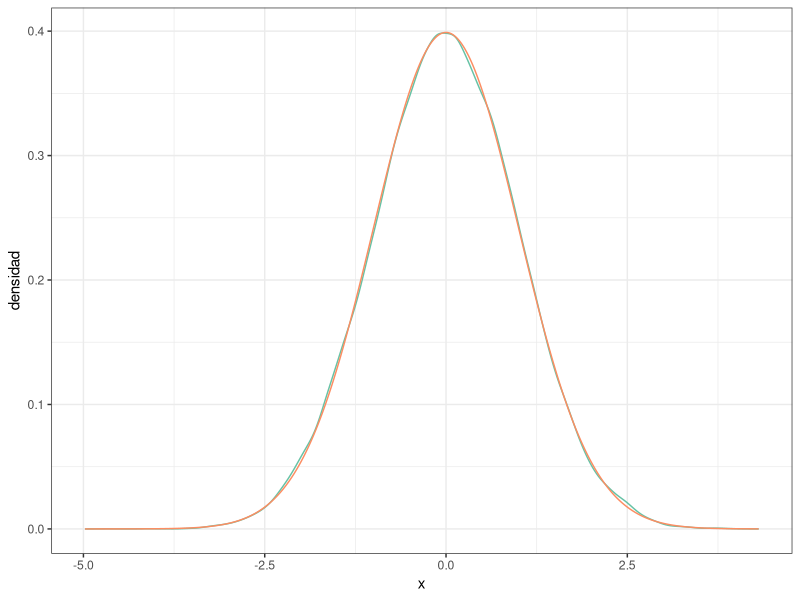
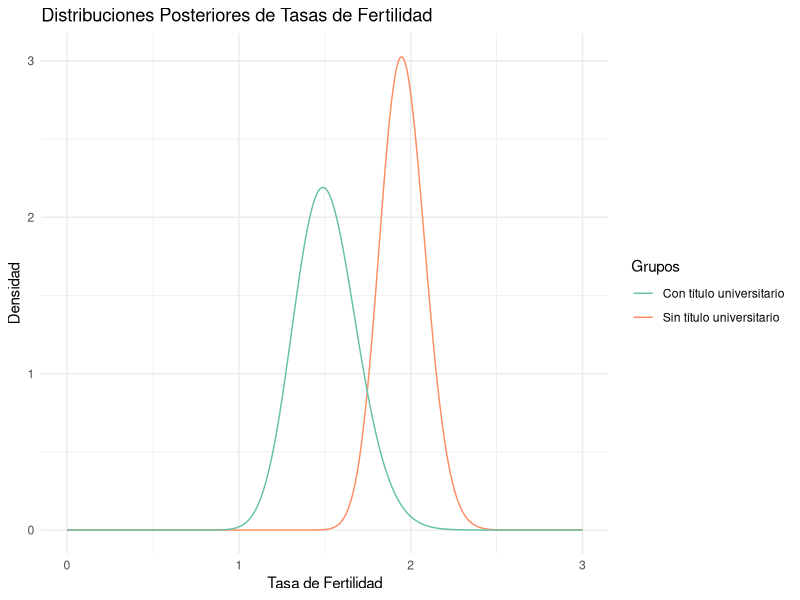

These charts were generated, in order, by the following R code:
## ---- chunk 1
#| message: false

# Paquetes:
library(tidyverse)
library(RColorBrewer)


# Configuración de la salida gráfica:

PALETA <- brewer.pal(8, "Set2") # Colores por defecto
color_defecto  <- PALETA[1]
options(ggplot2.discrete.colour = PALETA)

theme_set(theme_bw()) # Tema "neutro" para la representación gráfica

# Redondea los números reales "inline":
options(digits = 3L)                
options(knitr.digits.signif = FALSE)
## ---- chunk 2
# Tiempo en s para leer un texto estándar en una prueba de lectura de las 2
#   clases de 1º de ESO en un colegio:
clase_1 <- tibble(
  id     = 1:27,
  tiempo = c(
    242, 249, 278, 273, 227, 257, 276, 236, 214, 141, 200, 201, 
    228, 271, 160, 275, 156, 246, 293, 306, 263, 247, 224, 160, 277, 
    168, 250
  )
)

clase_2 <- tibble(
  id     = 1:24,
  tiempo = c(
    195, 176, 237, 258, 226, 254, 292, 212, 215, 298, 235, 244, 
    144, 227, 166, 194, 261, 187, 224, 233, 180, 167, 193, 282
  )
)
## ---- chunk 3
MU_PREVIA     <- 247
SIGMA2_PREVIA <-  34^2
## ---- chunk 4
mu_pre    <- 247
sigma2_pre <- 34^2

# Cálculos para clase_1
n_clase_1 <- length(clase_1$tiempo)
y_bar_clase_1 <- mean(clase_1$tiempo)
sigma2_y_clase_1 <- var(clase_1$tiempo)

mu_post_clase_1 <- (sigma2_y_clase_1 * mu_pre + n_clase_1 * sigma2_pre * y_bar_clase_1) / 
                   (sigma2_y_clase_1 + n_clase_1 * sigma2_pre)

sigma2_post_clase_1 <- (sigma2_y_clase_1 * sigma2_pre) / 
                       (sigma2_y_clase_1 + n_clase_1 * sigma2_pre)

# Redondear resultados para clase_1
mu_post_clase_1 <- round(mu_post_clase_1, 2)
sigma2_post_clase_1 <- round(sigma2_post_clase_1, 2)

# Cálculos para clase_2
n_clase_2 <- length(clase_2$tiempo)
y_bar_clase_2 <- mean(clase_2$tiempo)
sigma2_y_clase_2 <- var(clase_2$tiempo)

mu_post_clase_2 <- (sigma2_y_clase_2 * mu_pre + n_clase_2 * sigma2_pre * y_bar_clase_2) / 
                   (sigma2_y_clase_2 + n_clase_2 * sigma2_pre)

sigma2_post_clase_2 <- (sigma2_y_clase_2 * sigma2_pre) / 
                       (sigma2_y_clase_2 + n_clase_2 * sigma2_pre)

# Redondear resultados para clase_2
mu_post_clase_2 <- round(mu_post_clase_2, 2)
sigma2_post_clase_2 <- round(sigma2_post_clase_2, 2)

# Mostrar resultados con frases
cat("Para la clase 1, la media posterior es", mu_post_clase_1, 
    "y la varianza posterior es", sigma2_post_clase_1, ".\n")
cat("Para la clase 2, la media posterior es", mu_post_clase_2, 
    "y la varianza posterior es", sigma2_post_clase_2, ".\n")

## ---- chunk 5
set.seed(20250318)
## ---- chunk 6
n_muestras <- 500
muestras_clase_1 <- rnorm(
  n_muestras, 
  mean = mu_post_clase_1, 
  sd = sqrt(sigma2_post_clase_1)
)

# Muestras para la clase 2
muestras_clase_2 <- rnorm(
  n_muestras, 
  mean = mu_post_clase_2, 
  sd = sqrt(sigma2_post_clase_2)
)

# Mostrar ejemplos de las primeras muestras
cat("Primeras 5 muestras de clase 1:", head(muestras_clase_1, 5), "\n")
cat("Primeras 5 muestras de clase 2:", head(muestras_clase_2, 5), "\n")

## ---- chunk 7
# Estimaciones Monte Carlo (media y varianza de las simulaciones)
media_simulada_clase_1 <- mean(muestras_clase_1)
varianza_simulada_clase_1 <- var(muestras_clase_1)

media_simulada_clase_2 <- mean(muestras_clase_2)
varianza_simulada_clase_2 <- var(muestras_clase_2)

# Mostrar resultados
cat("Clase 1:\n")
cat("- Media posterior analítica: ", mu_post_clase_1, "\n")
cat("- Media estimada: ", round(media_simulada_clase_1, 2), "\n")
cat("- Varianza posterior analítica: ", sigma2_post_clase_1, "\n")
cat("- Varianza estimada: ", round(varianza_simulada_clase_1, 2), "\n\n")

cat("Clase 2:\n")
cat("- Media posterior analítica: ", mu_post_clase_2, "\n")
cat("- Media estimada: ", round(media_simulada_clase_2, 2), "\n")
cat("- Varianza posterior analítica: ", sigma2_post_clase_2, "\n")
cat("- Varianza estimada: ", round(varianza_simulada_clase_2, 2), "\n")

## ---- chunk 8
eemc_clase_1 <- sqrt(varianza_simulada_clase_1 / n_muestras)
intervalo_clase_1 <- c(
  media_simulada_clase_1 - 2 * eemc_clase_1,
  media_simulada_clase_1 + 2 * eemc_clase_1
)
eemc_clase_2 <- sqrt(varianza_simulada_clase_2 / n_muestras)
intervalo_clase_2 <- c(
  media_simulada_clase_2 - 2 * eemc_clase_2,
  media_simulada_clase_2 + 2 * eemc_clase_2
)
amplitud_clase_1 <- intervalo_clase_1[2] - intervalo_clase_1[1]
amplitud_clase_2 <- intervalo_clase_2[2] - intervalo_clase_2[1]
cat("Clase 1:\n")
cat("Error estándar de Monte Carlo:", eemc_clase_1, "\n")
cat("Intervalo de confianza al 95%:", intervalo_clase_1, "\n")
cat("Amplitud del intervalo:", amplitud_clase_1, "\n\n")

cat("Clase 2:\n")
cat("Error estándar de Monte Carlo:", eemc_clase_2, "\n")
cat("Intervalo de confianza al 95%:", intervalo_clase_2, "\n")
cat("Amplitud del intervalo:", amplitud_clase_2, "\n\n")

cat("¿La media analítica de la Clase 1 está en el intervalo?:", 
    mu_post_clase_1 >= intervalo_clase_1[1] & mu_post_clase_1 <= intervalo_clase_1[2], "\n")
cat("¿La media analítica de la Clase 2 está en el intervalo?:", 
    mu_post_clase_2 >= intervalo_clase_2[1] & mu_post_clase_2 <= intervalo_clase_2[2], "\n")

## ---- chunk 9
var_max <- max(varianza_simulada_clase_1,varianza_simulada_clase_2)
precision_deseada <- 0.005
S_requerido <- ceiling(var_max / precision_deseada^2)
cat("Varianza máxima estimada:", round(var_max, 4), "\n")
cat("Tamaño muestral necesario para precisión de 2 decimales (MCSE < 0.005):", S_requerido, "\n")
## ---- chunk 10
muestras_nuevas_1 <- rnorm(S_requerido, mean = mu_post_clase_1, sd = sqrt(sigma2_post_clase_1))
muestras_nuevas_2 <- rnorm(S_requerido, mean = mu_post_clase_2, sd = sqrt(sigma2_post_clase_2))

media_nueva_1 <- mean(muestras_nuevas_1)
mcse_nueva_1 <- sqrt(var(muestras_nuevas_1) / S_requerido)

media_nueva_2 <- mean(muestras_nuevas_2)
mcse_nueva_2 <- sqrt(var(muestras_nuevas_2) / S_requerido)

# Mostrar resultados
cat("Clase 1:\n")
cat("- Media estimada:", round(media_nueva_1, 4), "\n")
cat("- MCSE:", round(mcse_nueva_1, 5), "\n\n")

cat("Clase 2:\n")
cat("- Media estimada:", round(media_nueva_2, 4), "\n")
cat("- MCSE:", round(mcse_nueva_2, 5), "\n")
## ---- chunk 11
IC99_clase_1 <- quantile(muestras_nuevas_1, c(0.005, 0.995))
IC99_clase_2 <- quantile(muestras_nuevas_2, c(0.005, 0.995))

cat("Intervalo de credibilidad al 99% para Clase 1:", IC99_clase_1, "\n")
cat("Intervalo de credibilidad al 99% para Clase 2:", IC99_clase_2, "\n")
## ---- chunk 12
cuartiles_clase_1 <- quantile(muestras_nuevas_1, c(0.25, 0.5, 0.75))
cuartiles_clase_2 <- quantile(muestras_nuevas_2, c(0.25, 0.5, 0.75))
cat("Cuartiles para Clase 1:", cuartiles_clase_1, "\n")
cat("Cuartiles para Clase 2:", cuartiles_clase_2, "\n")

## ---- chunk 13
prob_clase_1 <- mean(muestras_nuevas_1 < mu_pre)
prob_clase_2 <- mean(muestras_nuevas_2 < mu_pre)

cat("Probabilidad de que la media de Clase 1 sea menor a 247:", prob_clase_1, "\n")
cat("Probabilidad de que la media de Clase 2 sea menor a 247:", prob_clase_2, "\n")

## ---- chunk 14
intervalo_analitico_clase_1 <- qnorm(c(0.005, 0.995), mean = media_nueva_1, sd = sqrt(var(muestras_nuevas_1)))
intervalo_analitico_clase_2 <- qnorm(c(0.005, 0.995), mean = media_nueva_2, sd = sqrt(var(muestras_nuevas_2)))
prob_analitica_clase_1 <- pnorm(247, mean = media_nueva_1, sd = sqrt(var(muestras_nuevas_1)))
prob_analitica_clase_2 <- pnorm(247, mean = media_nueva_2, sd = sqrt(var(muestras_nuevas_2)))
cat("Intervalo analítico al 99% para Clase 1:", intervalo_analitico_clase_1, "; resultado ques es igual al obtenido mediante el metodo previo:",IC99_clase_1,"\n\n")
cat("Intervalo analítico al 99% para Clase 2:", intervalo_analitico_clase_2, "; resultado ques es igual al obtenido mediante el metodo previo:",IC99_clase_2,"\n\n")
cat("Probabilidad analítica de que la media de Clase 1 sea menor a 247:", prob_analitica_clase_1,"; resultado ques es igual al obtenido mediante el metodo previo:",prob_clase_1, "\n\n")
cat("Probabilidad analítica de que la media de Clase 2 sea menor a 247:", prob_analitica_clase_2,"; resultado ques es igual al obtenido mediante el metodo previo:",prob_clase_2, "\n")


## ---- chunk 15
# Probabilidad por simulación Monte Carlo
prob_clase_2_1 <- mean(muestras_nuevas_2 > muestras_nuevas_1)

# Probabilidad analítica 
delta_mu <- media_nueva_2 - media_nueva_1
suma_var <- var(muestras_nuevas_1) + var(muestras_nuevas_2)  

prob_analitica_clase_2_1 <- 1 - pnorm(0, mean = delta_mu, sd = sqrt(suma_var))

cat("Probabilidad de que la media de Clase 2 sea mayor que la de Clase 1 mediante el metodo Monte Carlo es:", round(prob_clase_2_1, 3), "\n")

cat("Probabilidad de que la media de Clase 2 sea mayor que la de Clase 1 de forma analitica es:",round(prob_analitica_clase_2_1, 3), "\n")
## ---- chunk 16

muestras_aleatorias_1 <- sample(muestras_nuevas_1)  
muestras_aleatorias_2 <- sample(muestras_nuevas_2)  
prob_aleatoria_montecarlo <- mean(muestras_aleatorias_2 > muestras_aleatorias_1)
delta_mu_2 <- mean(muestras_aleatorias_2) - mean(muestras_aleatorias_1)
suma_var_2 <- var(muestras_aleatorias_1) + var(muestras_aleatorias_2) 
prob_aleatoria_analitica <- 1 - pnorm(0, mean = delta_mu_2, sd = sqrt(suma_var_2))

cat("Probabilidad Monte Carlo después de aleatorizar las muestras:", round(prob_aleatoria_montecarlo, 3), "\n")
cat("Probabilidad analítica después de aleatorizar las muestras:", round(prob_aleatoria_analitica, 3), "\n")

## ---- chunk 17
N_MC <- 50000L # Tamaño muestral para la simulación de la distribuión.

muestras_norm <- rnorm(N_MC) # Simulamos las muestras de la distribución

densidad_norm <- density(muestras_norm) # `density()` aplica el "suavizado"

# Convertimos la densidad en un "tibble" para manejarla más fácilmente 
densidad_normal <- tibble(
  x        = densidad_norm$x, # `x` == variable aleatoria
  densidad = densidad_norm$y
)

# Podemos representar la densidad gráficamente, junto con la curva normal:
densidad_normal |>
  mutate(dens_analitica = dnorm(x)) |>
  ggplot(aes(x, densidad)) +
  geom_line(color = color_defecto) +
  geom_line(aes(y = dens_analitica), color = PALETA[2])

# Obtenemos el valor de la moda:
estimador_map <- densidad_normal |> slice(which.max(densidad))
densidad_max  <- estimador_map |> pull(densidad)
moda          <- estimador_map |> pull(x)
## ---- chunk 18
densidad_clase_1 <- density(muestras_nuevas_1) 
densidad_clase_1_tbl <- tibble(
  x = densidad_clase_1$x,         
  densidad = densidad_clase_1$y 
)
estimador_map_clase_1 <- densidad_clase_1_tbl |> slice(which.max(densidad))  
moda_clase_1 <- estimador_map_clase_1 |> pull(x)  

densidad_clase_2 <- density(muestras_nuevas_2)
densidad_clase_2_tbl <- tibble(
  x = densidad_clase_2$x,
  densidad = densidad_clase_2$y
)
estimador_map_clase_2 <- densidad_clase_2_tbl |> slice(which.max(densidad))
moda_clase_2 <- estimador_map_clase_2 |> pull(x)

map_analitico_clase_1 <- mean(muestras_nuevas_1)   
map_analitico_clase_2 <- mean(muestras_nuevas_2)

# Mostrar resultados
cat("Clase 1:\n")
cat("MAP (suavizado de kernel):", moda_clase_1, "\n")
cat("MAP (analítico):", map_analitico_clase_1, "\n\n")

cat("Clase 2:\n")
cat("MAP (suavizado de kernel):", moda_clase_2, "\n")
cat("MAP (analítico):", map_analitico_clase_2, "\n\n")

## ---- chunk 19
x <- seq(0, 3, by = 0.002)

densidad_sin <- dgamma(x, shape = 219, rate = 112)
densidad_con <- dgamma(x, shape = 68, rate = 45)


library(ggplot2)
tibble(x, densidad_sin, densidad_con) |>
  ggplot(aes(x)) +
  geom_line(aes(y = densidad_sin, color = "Sin título universitario")) +
  geom_line(aes(y = densidad_con, color = "Con título universitario")) +
  labs(
    title = "Distribuciones Posteriores de Tasas de Fertilidad",
    x = "Tasa de Fertilidad",
    y = "Densidad",
    color = "Grupos"
  ) +
  theme_minimal()

## ---- chunk 20

a_sin <- 219
b_sin <- 112
a_con <- 68
b_con <- 45

media_sin <- a_sin / b_sin
var_sin   <- a_sin / b_sin^2

media_con <- a_con / b_con
var_con   <- a_con / b_con^2

var_max <- max(var_sin, var_con)
mcse_objetivo <- 0.0005

S_requerido <- ceiling(var_max / mcse_objetivo^2)
cat("Tamaño muestral necesario:", S_requerido, "\n")


## ---- chunk 21
theta_sin <- rgamma(S_requerido, shape = a_sin, rate = b_sin)
theta_con <- rgamma(S_requerido, shape = a_con, rate = b_con)

prob_sin_mayor_con <- mean(theta_sin > theta_con)

mcse_final <- sqrt(var(theta_sin > theta_con) / S_requerido)

z_99 <- 2.58
ic_99 <- c(
  prob_sin_mayor_con - z_99 * mcse_final,
  prob_sin_mayor_con + z_99 * mcse_final
)

cat("Probabilidad estimada:", round(prob_sin_mayor_con, 3), "\n")
cat("MCSE:", round(mcse_final, 5), "\n")
cat("IC 99%:", round(ic_99[1], 3), "a", round(ic_99[2], 3), "\n")
